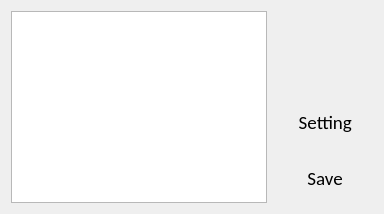
               <widget class="QWidget" name="tab">
                <property name="font">
                 <font>
                  <pointsize>14</pointsize>
                 </font>
                </property>
                <property name="styleSheet">
                 <string notr="true"/>
                </property>
                <attribute name="title">
                 <string>Rawdata</string>
                </attribute>
                <layout class="QGridLayout" name="gridLayout_25">
                 <item row="0" column="0">
                  <widget class="QTextBrowser" name="textBrowser_2"/>
                 </item>
                 <item row="0" column="1">
                  <layout class="QGridLayout" name="gridLayout_33">
                   <item row="1" column="0">
                    <widget class="QToolButton" name="toolButton_setting_5">
                     <property name="minimumSize">
                      <size>
                       <width>100</width>
                       <height>50</height>
                      </size>
                     </property>
                     <property name="maximumSize">
                      <size>
                       <width>100</width>
                       <height>50</height>
                      </size>
                     </property>
                     <property name="font">
                      <font>
                       <family>Calibri</family>
                       <pointsize>14</pointsize>
                      </font>
                     </property>
                     <property name="styleSheet">
                      <string notr="true">border:none;</string>
                     </property>
                     <property name="text">
                      <string> Setting</string>
                     </property>
                     <property name="icon">
                      <iconset>
                       <normaloff>../../../gear.png</normaloff>../../../gear.png</iconset>
                     </property>
                     <property name="iconSize">
                      <size>
                       <width>24</width>
                       <height>24</height>
                      </size>
                     </property>
                     <property name="toolButtonStyle">
                      <enum>Qt::ToolButtonTextBesideIcon</enum>
                     </property>
                    </widget>
                   </item>
                   <item row="2" column="0">
                    <widget class="QToolButton" name="toolButton_save_3">
                     <property name="minimumSize">
                      <size>
                       <width>0</width>
                       <height>50</height>
                      </size>
                     </property>
                     <property name="maximumSize">
                      <size>
                       <width>100</width>
                       <height>50</height>
                      </size>
                     </property>
                     <property name="font">
                      <font>
                       <family>Calibri</family>
                       <pointsize>14</pointsize>
                       <weight>50</weight>
                       <italic>false</italic>
                       <bold>false</bold>
                      </font>
                     </property>
                     <property name="styleSheet">
                      <string notr="true">border: none;</string>
                     </property>
                     <property name="text">
                      <string> Save</string>
                     </property>
                     <property name="icon">
                      <iconset>
                       <normaloff>../../../play-button.png</normaloff>../../../play-button.png</iconset>
                     </property>
                     <property name="iconSize">
                      <size>
                       <width>24</width>
                       <height>24</height>
                      </size>
                     </property>
                     <property name="toolButtonStyle">
                      <enum>Qt::ToolButtonTextBesideIcon</enum>
                     </property>
                    </widget>
                   </item>
                   <item row="0" column="0">
                    <widget class="QLabel" name="label_38">
                     <property name="text">
                      <string/>
                     </property>
                    </widget>
                   </item>
                  </layout>
                 </item>
                </layout>
               </widget>
